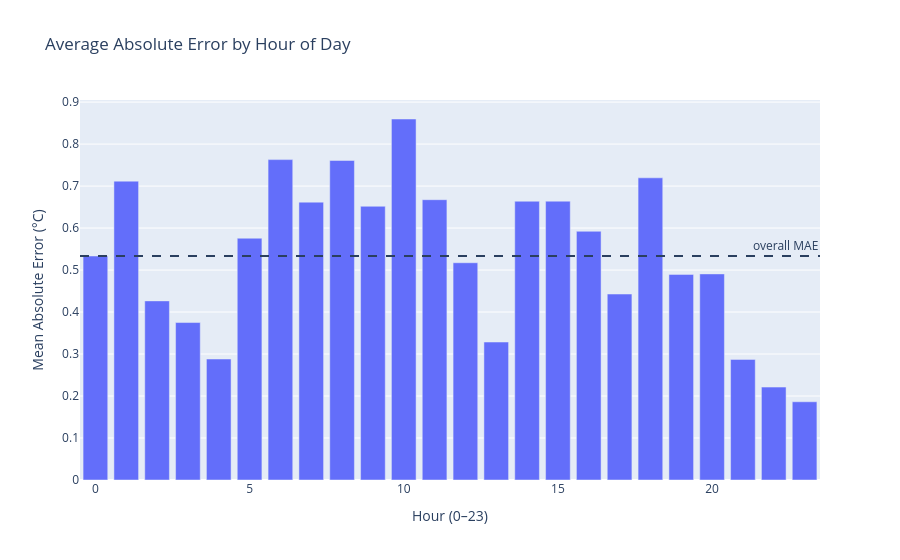

Here is the notebook cell this chart was saved with:
### Markdown cell above
#### Step 9 — Where the model struggles

Average error broken down by hour. Tall bars show times of day the
model finds hardest — often sunrise and sunset, when temperature moves
fastest.

### Code cell
hourly_error = (
    results_pdf.groupby("HOUR", as_index=False)["ABS_ERROR"].mean()
    .rename(columns={"ABS_ERROR": "MEAN_ABS_ERROR"})
)

fig = px.bar(
    hourly_error, x="HOUR", y="MEAN_ABS_ERROR",
    title="Average Absolute Error by Hour of Day",
)
fig.add_hline(y=mae, line_dash="dash", annotation_text="overall MAE")
fig.update_layout(xaxis_title="Hour (0–23)", yaxis_title="Mean Absolute Error (°C)")
fig.show()

### Figure 1 — Plotly figure (JSON) as saved in the notebook; plotly's stock layout.template omitted (floating-point values rounded to 4 significant figures)
{"data": [{"hovertemplate": "HOUR=%{x}<br>MEAN_ABS_ERROR=%{y}<extra></extra>", "legendgroup": "", "marker": {"color": "#636efa", "pattern": {"shape": ""}}, "name": "", "orientation": "v", "showlegend": false, "textposition": "auto", "type": "bar", "x": [0, 1, 2, 3, 4, 5, 6, 7, 8, 9, 10, 11, 12, 13, 14, 15, 16, 17, 18, 19, 20, 21, 22, 23], "xaxis": "x", "y": [0.5335, 0.7118, 0.4266, 0.375, 0.2882, 0.5758, 0.763, 0.6617, 0.761, 0.6519, 0.8597, 0.6676, 0.5174, 0.3286, 0.6639, 0.6641, 0.5923, 0.4429, 0.7197, 0.4897, 0.4908, 0.2872, 0.2213, 0.1863], "yaxis": "y"}], "layout": {"annotations": [{"showarrow": false, "text": "overall MAE", "x": 1, "xanchor": "right", "xref": "x domain", "y": 0.5332, "yanchor": "bottom", "yref": "y"}], "barmode": "relative", "legend": {"tracegroupgap": 0}, "shapes": [{"line": {"dash": "dash"}, "type": "line", "x0": 0, "x1": 1, "xref": "x domain", "y0": 0.5332, "y1": 0.5332, "yref": "y"}], "title": {"text": "Average Absolute Error by Hour of Day"}, "xaxis": {"anchor": "y", "domain": [0, 1], "title": {"text": "Hour (0–23)"}}, "yaxis": {"anchor": "x", "domain": [0, 1], "title": {"text": "Mean Absolute Error (°C)"}}}}
